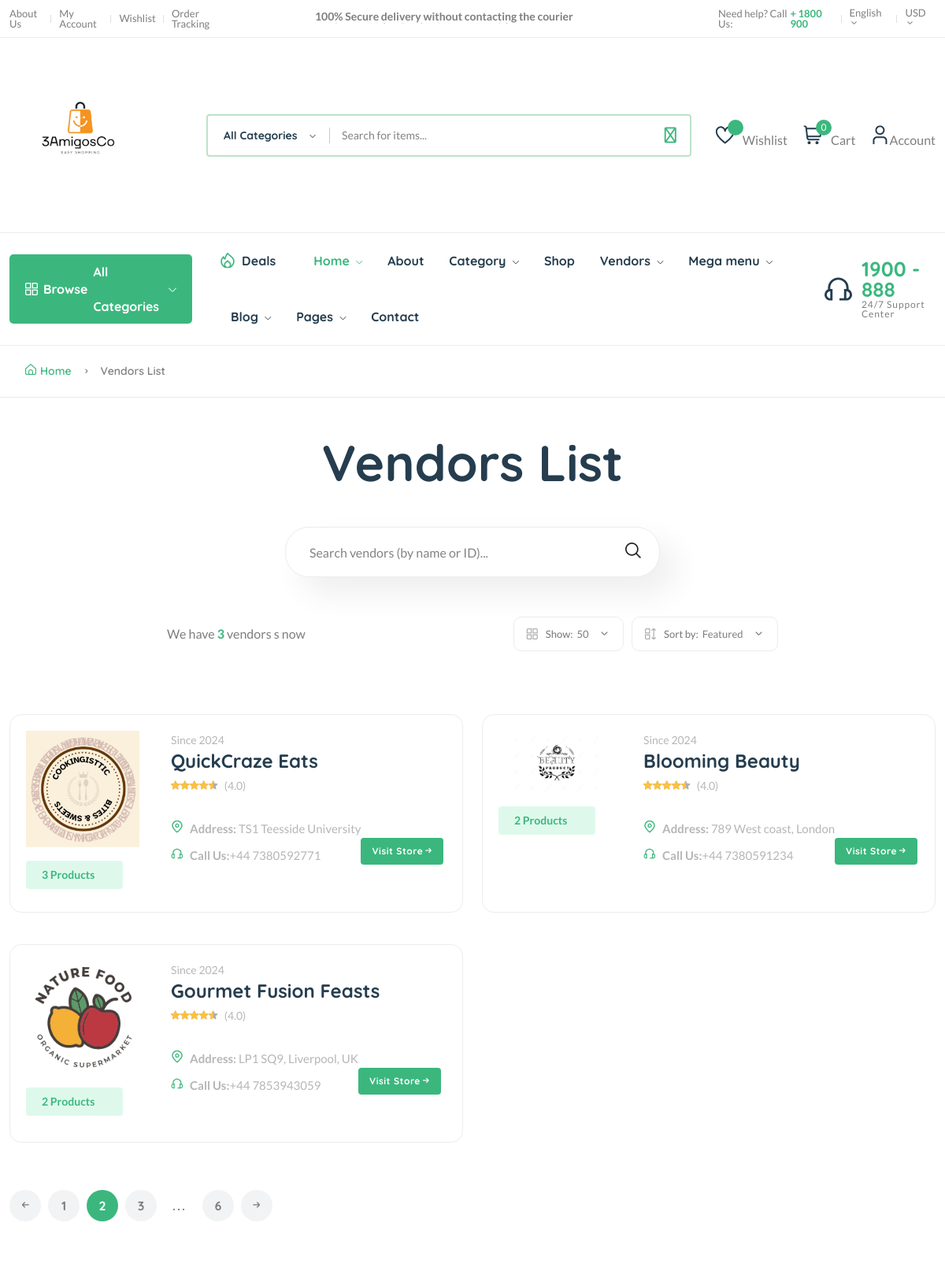
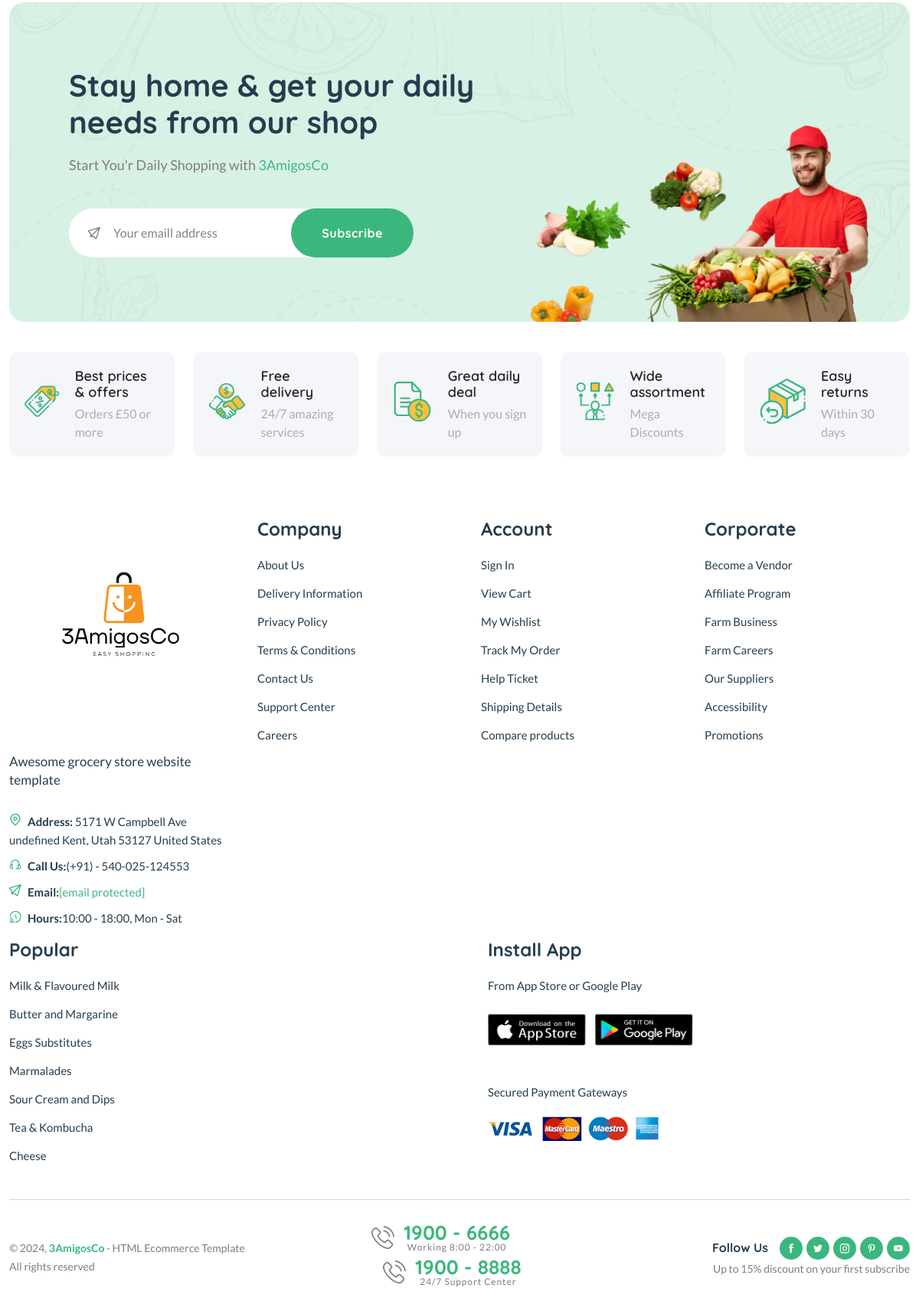
The app's page /vendors/ with its own data (2 pictures, top to bottom).
### core/models.py (models this page shows, shortened)
class Vendor(models.Model):
    vid = ShortUUIDField(unique=True, length=10, max_length=20, prefix="ven", alphabet="abcdefgh12345")
    title = models.CharField(max_length=100, default="QuickCraze Eats")
    image = models.ImageField(upload_to=user_directory_path, default="vendor.jpg")
    cover_image = models.ImageField(upload_to=user_directory_path, default="vendor.jpg")
    description = RichTextUploadingField(null=True, blank=True, default="Fast. Fresh. Flavorful.")
    address = models.CharField(max_length=100, default="TS1 Teesside University")
    contact = models.CharField(max_length=100, default="+44 7380592771")
    chat_resp_time = models.CharField(max_length=100, default="100")
    shipping_on_time = models.CharField(max_length=100, default="100")
    authentic_rating = models.CharField(max_length=100, default="100")
    days_return = models.CharField(max_length=100, default="100")
    warranty_period = models.CharField(max_length=100, default="100")
    user = models.ForeignKey(User, on_delete=models.SET_NULL, null=True)
    date = models.DateTimeField(auto_now_add=True, null=True, blank=True)
    class Meta:
        verbose_name_plural = "Vendors"

### core/views.py (the view)
# urls.py: path("vendors/", vendor_list_view, name="vendor-list"),
def vendor_list_view(request):
    vendors = Vendor.objects.all()
    context = {
        "vendors": vendors,
    }
    return render(request, "core/vendor-list.html", context)

### templates/core/vendor-list.html (shortened to what this page needs)
{% extends 'partials/base.html' %}
{% load static %}
{% block content %}
    <main class="main pages mb-80">
        <div class="page-header breadcrumb-wrap">
            <div class="container">
                <div class="breadcrumb">
                    <a href="index.html" rel="nofollow"><i class="fi-rs-home mr-5"></i>Home</a>
                    <span></span> Vendors List
                </div>
            </div>
        </div>
        <div class="page-content pt-50">
            <div class="container">
                <div class="archive-header-2 text-center">
                    <h1 class="display-2 mb-50">Vendors List</h1>
                    <div class="row">
                        <div class="col-lg-5 mx-auto">
                            <div class="sidebar-widget-2 widget_search mb-50">
                                <div class="search-form">
                                    <form action="#">
                                        <input type="text" placeholder="Search vendors (by name or ID)..." />
                                        <button type="submit"><i class="fi-rs-search"></i></button>
                                    </form>
                                </div>
                            </div>
                        </div>
                    </div>
                </div>
                <div class="row mb-50">
                    <div class="col-12 col-lg-8 mx-auto">
                        <div class="shop-product-fillter">
                            <div class="totall-product">
                                <p>We have <strong class="text-brand">{{vendors.count}}</strong> vendors {{vendors.count|pluralize}} now</p>
                            </div>
                            <div class="sort-by-product-area">
                                <div class="sort-by-cover mr-10">
                                    <div class="sort-by-product-wrap">
                                        <div class="sort-by">
                                            <span><i class="fi-rs-apps"></i>Show:</span>
                                        </div>
                                        <div class="sort-by-dropdown-wrap">
                                            <span> 50 <i class="fi-rs-angle-small-down"></i></span>
                                        </div>
                                    </div>
                                </div>
                                <div class="sort-by-cover">
                                    <div class="sort-by-product-wrap">
                                        <div class="sort-by">
                                            <span><i class="fi-rs-apps-sort"></i>Sort by:</span>
                                        </div>
                                        <div class="sort-by-dropdown-wrap">
                                            <span> Featured <i class="fi-rs-angle-small-down"></i></span>
                                        </div>
                                    </div>
                                </div>
                            </div>
                        </div>
                    </div>
                </div>
                <div class="row vendor-grid">
                    {% for v in vendors %}
                    <div class="col-lg-6 col-md-6 col-12 col-sm-6">
                        <div class="vendor-wrap style-2 mb-40">
                            <div class="vendor-img-action-wrap">
                                <div class="vendor-img">
                                    <a href="{% url 'core:vendor-detail' v.vid %}">
                                        <img class="default-img" src="{{v.image.url}}" alt="" />
                                    </a>
                                </div>
                                <div class="mt-10">
                                    <span class="font-small total-product">{{v.vendor.all.count}} Products</span>
                                </div>
                            </div>
                            <div class="vendor-content-wrap">
                                <div class="mb-30">
                                    <div class="product-category">
                                        <span class="text-muted">Since {{v.date|date:"Y"}}</span>
                                    </div>
                                    <h4 class="mb-5"><a href="{% url 'core:vendor-detail' v.vid %}">{{v.title}}</a></h4>
                                    <div class="product-rate-cover">
                                        <div class="product-rate d-inline-block">
                                            <div class="product-rating" style="width: 90%"></div>
                                        </div>
                                        <span class="font-small ml-5 text-muted"> (4.0)</span>
                                    </div>
                                    <div class="vendor-info d-flex justify-content-between align-items-end mt-30">
                                        <ul class="contact-infor text-muted">
                                            <li><img src="assets/imgs/theme/icons/icon-location.svg" alt="" /><strong>Address: </strong> <span>{{v.address}}</span></li>
                                            <li><img src="assets/imgs/theme/icons/icon-contact.svg" alt="" /><strong>Call Us:</strong><span>{{v.contact}}</span></li>
                                        </ul>
                                        <br>
                                        <a href="{% url 'core:vendor-detail' v.vid %}" class="btn btn-xs">Visit Store <i class="fi-rs-arrow-small-right"></i></a>
                                    </div>
                                </div>
                            </div>
                        </div>
                    </div>
                    {% endfor %}
                </div>
                <div class="pagination-area mt-20 mb-20">
                    <nav aria-label="Page navigation example">
                        <ul class="pagination justify-content-start">
                            <li class="page-item">
                                <a class="page-link" href="#"><i class="fi-rs-arrow-small-left"></i></a>
                            </li>
                            <li class="page-item"><a class="page-link" href="#">1</a></li>
                            <li class="page-item active"><a class="page-link" href="#">2</a></li>
                            <li class="page-item"><a class="page-link" href="#">3</a></li>
                            <li class="page-item"><a class="page-link dot" href="#">...</a></li>
                            <li class="page-item"><a class="page-link" href="#">6</a></li>
                            <li class="page-item">
                                <a class="page-link" href="#"><i class="fi-rs-arrow-small-right"></i></a>
                            </li>
                        </ul>
                    </nav>
                </div>
            </div>
        </div>
    </main>
    {% endblock content %}

### records on screen
Vendor: image (picture), vendor.all.count "3", date "2024", title "QuickCraze Eats", address "TS1 Teesside University", contact "+44 7380592771"
Vendor: image (picture), vendor.all.count "2", date "2024", title "Blooming Beauty", address "789 West coast, London", contact "+44 7380591234"
Vendor: image (picture), vendor.all.count "2", date "2024", title "Gourmet Fusion Feasts", address "LP1 SQ9, Liverpool, UK", contact "+44 7853943059"

### other values on screen
{{ request.session.cart_data_obj|length }} "0"
{{ vendors.count }} "3"
